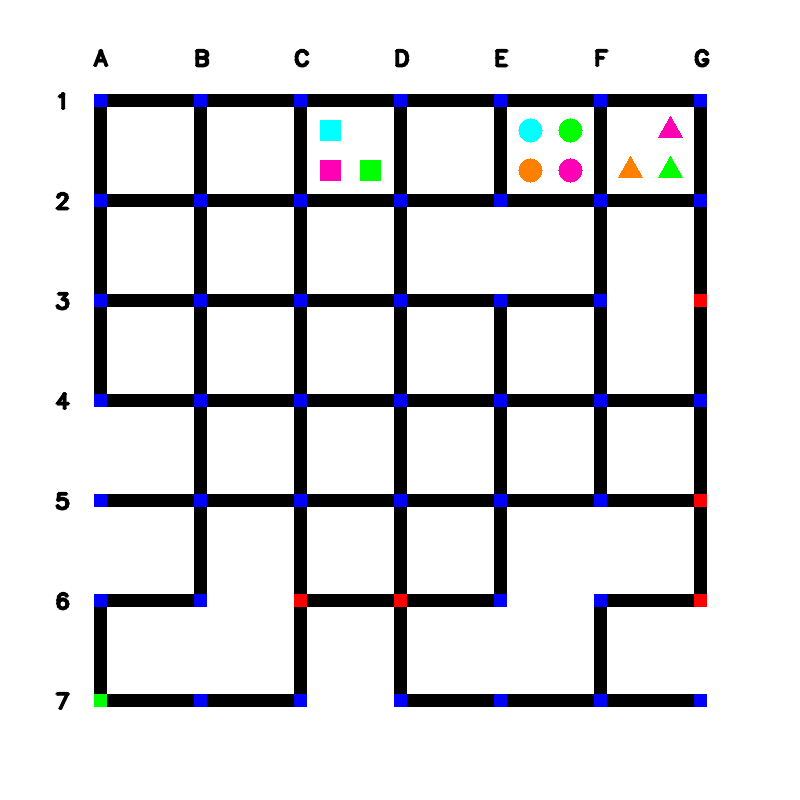
#> input picture PB_Task1_Ubuntu/PB_Task1_Ubuntu/Task1A/public_test_images/maze_9.png, 800 x 800 px, found by its file name
$ python test.py
#> lines starting #> are read from the running program, lines starting #| are printed output that depends on the picture; after the words box and inside, x2 and y2 are one past the last pixel; in counts of white or black regions, pixels touching at a corner belong together
import cv2
import numpy as np
from collections import defaultdict


def segment_by_angle_kmeans(lines, k=2, **kwargs):

    default_criteria_type = cv2.TERM_CRITERIA_EPS + cv2.TERM_CRITERIA_MAX_ITER
    criteria = kwargs.get('criteria', (default_criteria_type, 10, 1.0))
    flags = kwargs.get('flags', cv2.KMEANS_RANDOM_CENTERS)
    attempts = kwargs.get('attempts', 10)

    angles = np.array([line[0][1] for line in lines])
    pts = np.array([[np.cos(2*angle), np.sin(2*angle)]
                    for angle in angles], dtype=np.float32)

    labels, centers = cv2.kmeans(pts, k, None, criteria, attempts, flags)[1:]
    labels = labels.reshape(-1)

    segmented = defaultdict(list)
    for i, line in enumerate(lines):
        segmented[labels[i]].append(line)
    segmented = list(segmented.values())

    return segmented


def colour(i):
	if i==0:
		return (255,0,255)
	elif i==1:
		return (255,0,255)

def intersection(line1, line2):

    rho1, theta1 = line1[0]
    rho2, theta2 = line2[0]
    A = np.array([
        [np.cos(theta1), np.sin(theta1)],
        [np.cos(theta2), np.sin(theta2)]
    ])
    b = np.array([[rho1], [rho2]])
    x0, y0 = np.linalg.solve(A, b)
    x0, y0 = int(np.round(x0)), int(np.round(y0))
    return [[x0, y0]]


def segmented_intersections(lines):

    intersections = []
    for i, group in enumerate(lines[:-1]):
        for next_group in lines[i+1:]:
            for line1 in group:
                for line2 in next_group:
                    intersections.append(intersection(line1, line2))

    return intersections

img = cv2.imread('/home/navneeth/EgoPro/eyantra/gitrepo/eyantra-2022/PB_Task1_Ubuntu/PB_Task1_Ubuntu/Task1A/public_test_images/maze_9.png')
#> img is the input picture: shape (800, 800, 3); mean B, G, R 220, 217.4, 217.5

gray = cv2.cvtColor(img, cv2.COLOR_BGR2GRAY)
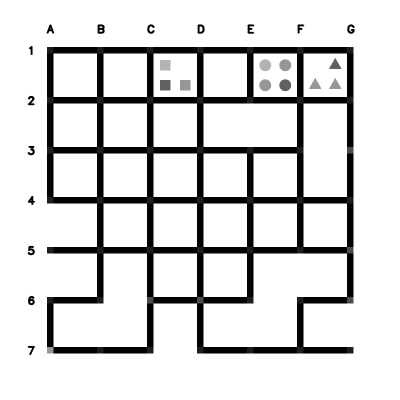
#> gray: shape (800, 800) (shown at 1/2 size); min 0, max 255, mean 217.8


edges = cv2.Canny(gray, 50, 150, apertureSize=3)
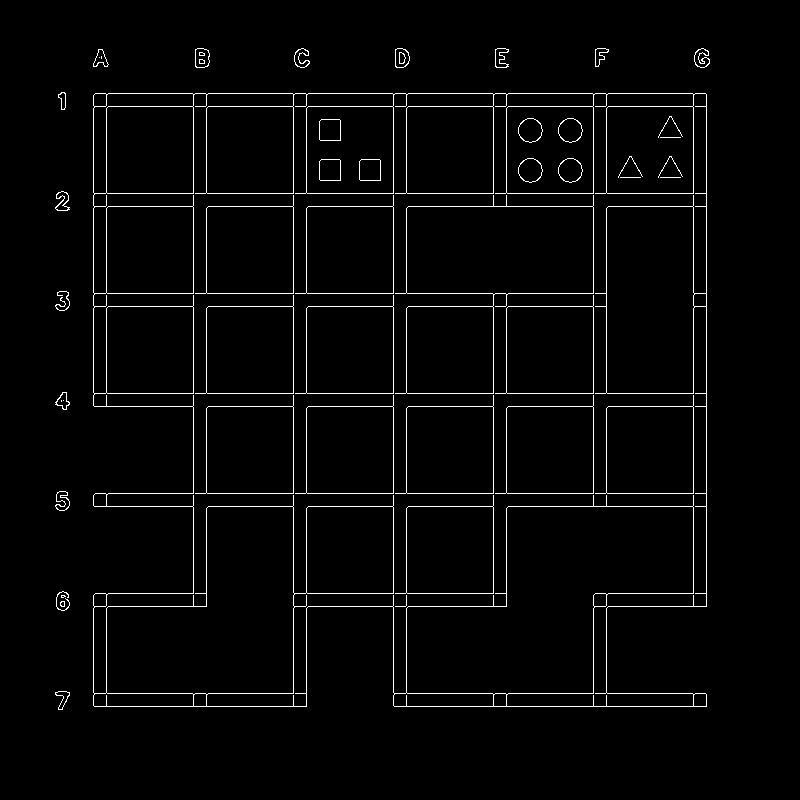
#> edges: shape (800, 800); 2.6% white in thin lines or dots, all inside (x1, y1, x2, y2) = (55, 48, 710, 710)


lines = cv2.HoughLines(edges, 1, np.pi/180, 200)
#> lines = 28 rows, first 8: [193, 1.57], [393, 1.57], [493, 1.57], [293, 0], [393, 0], [93, 1.57], [106, 1.57], [506, 1.57]
seg = segment_by_angle_kmeans(lines)
#> in segment_by_angle_kmeans, `angles = np.array([line[0][1] for line in lines])`: angles = 28 values, max 1.57 at index 0, min 0 at index 3, mean 0.785
#> in segment_by_angle_kmeans, `pts = np.array([[np.cos(2*angle), np.sin(2*angle)] for angle in angles..`: pts = 28 pairs, first value -1 to 1, second value -8.74e-08 to 0
#> in segment_by_angle_kmeans, `labels, centers = cv2.kmeans(pts, k, None, criteria, attempts, flags)[..`: labels = 28 values, max 1 at index 3, min 0 at index 0, mean 0.5; centers = [[-1, -8.74e-08], [1, 0]]
#> the loop in segment_by_angle_kmeans, `for i, line in enumerate(lines):` made 28 passes
#> seg = 2 items

intersections = segmented_intersections(seg)
#> the loop in segmented_intersections, `for i, group in enumerate(lines[:-1]):` made 1 pass


for i in range(len(seg)):
	for r_theta in seg[i]:
		arr = np.array(r_theta[0], dtype=np.float64)
		r, theta = arr
		a = np.cos(theta)
		b = np.sin(theta)
		x0 = a*r
		y0 = b*r

		x1 = int(x0 + 1000*(-b))
		y1 = int(y0 + 1000*(a))
		x2 = int(x0 - 1000*(-b))
		y2 = int(y0 - 1000*(a))
		cv2.line(img, (x1, y1), (x2, y2), colour(i), 1)
#> this loop made 2 passes
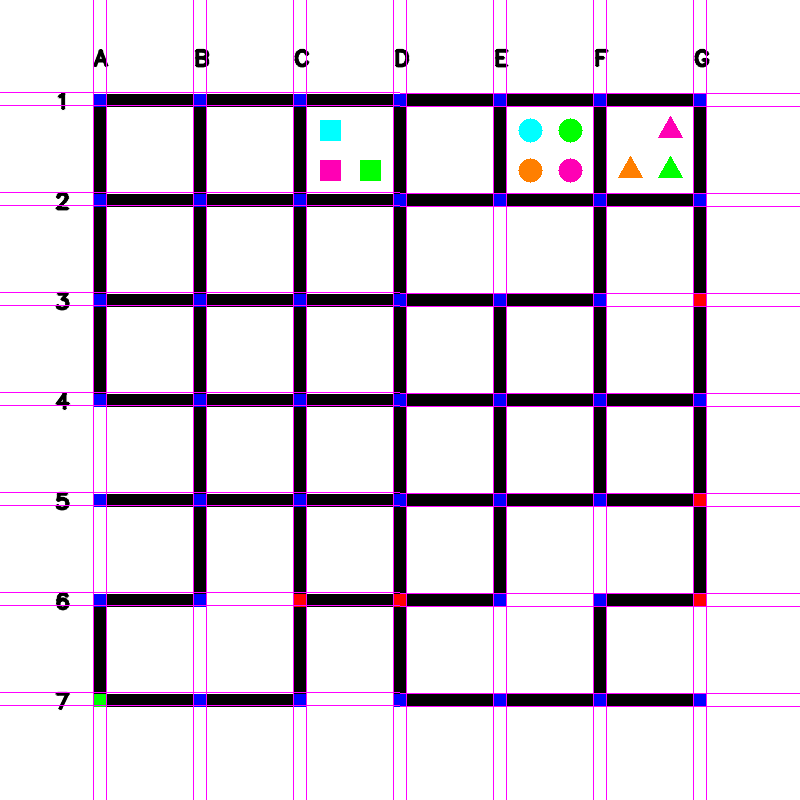
#> img: shape (800, 800, 3); 3.47% of pixels changed, all inside (x1, y1, x2, y2) = (0, 0, 800, 800)
i=0
intersections.sort
def x_coordinate(ele):
    return ele[0]

intersections = sorted(intersections,key=x_coordinate)


def sort_coordinates_with_letter(intersections):
    a=intersections[:28]
    b=intersections[28:56]
    c=intersections[56:84]
    d=intersections[84:112]
    e=intersections[112:140]
    f=intersections[140:168]
    g=intersections[168:196]


    A=[[] for i in range(7)]
    B=[[] for i in range(7)]
    C=[[] for i in range(7)]
    D=[[] for i in range(7)]
    E=[[] for i in range(7)]
    F=[[] for i in range(7)]
    G=[[] for i in range(7)]

    for i in range(0,len(a)//2-1,2):
        index = i//2
        point = a[i][0]
        A[index].append(point)

        n_i = i+14
        point = a[n_i][0]
        A[index].append(point)

        n_i = i+15
        point = a[n_i][0]
        A[index].append(point)


        n_i = i+1
        point = a[n_i][0]
        A[index].append(point)
#> this loop made 7 passes
#> i on passes 3 to 7: 4, 6, 8, 10, 12


    for i in range(0,len(b)//2-1,2):
        index = i//2
        point = a[i][0]
        B[index].append(point)


        n_i = i+14
        point = a[n_i][0]
        B[index].append(point)


        n_i = i+15
        point = a[n_i][0]
        B[index].append(point)


        n_i = i+1
        point = a[n_i][0]
        B[index].append(point)


    for i in range(0,len(c)//2-1,2):
        index = i//2
        point = a[i][0]
        C[index].append(point)


        n_i = i+14
        point = a[n_i][0]
        C[index].append(point)


        n_i = i+15
        point = a[n_i][0]
        C[index].append(point)


        n_i = i+1
        point = a[n_i][0]
        C[index].append(point)


    for i in range(0,len(d)//2-1,2):
        index = i//2
        point = a[i][0]
        D[index].append(point)


        n_i = i+14
        point = a[n_i][0]
        D[index].append(point)


        n_i = i+15
        point = a[n_i][0]
        D[index].append(point)


        n_i = i+1
        point = a[n_i][0]
        D[index].append(point)


    for i in range(0,len(e)//2-1,2):
        index = i//2
        point = a[i][0]
        E[index].append(point)


        n_i = i+14
        point = a[n_i][0]
        E[index].append(point)


        n_i = i+15
        point = a[n_i][0]
        E[index].append(point)


        n_i = i+1
        point = a[n_i][0]
        E[index].append(point)


    for i in range(0,len(f)//2-1,2):
        index = i//2
        point = a[i][0]
        F[index].append(point)


        n_i = i+14
        point = a[n_i][0]
        F[index].append(point)


        n_i = i+15
        point = a[n_i][0]
        F[index].append(point)


        n_i = i+1
        point = a[n_i][0]
        F[index].append(point)


    for i in range(0,len(g)//2-1,2):
        index = i//2
        point = a[i][0]
        G[index].append(point)


        n_i = i+14
        point = a[n_i][0]
        G[index].append(point)


        n_i = i+15
        point = a[n_i][0]
        G[index].append(point)


        n_i = i+1
        point = a[n_i][0]
        G[index].append(point)


    return A,B,C,D,E,F,G

def crop_image(img,y1,y2,x1,x2):
    img=np.array(img[y1:y2,x1:x2,:])
    return img


def detect_signals(img,stream):
    result=[]
    color={'green':1,'blue':0,'red':0}
    hsvFrame = cv2.cvtColor(img, cv2.COLOR_BGR2HSV)
#> hsvFrame: shape (800, 800, 3); mean H, S, V 6.9, 13.2, 224.2

    y=0
    for i in range(len(stream)):
        y+=1
        print(y)
        max_count=0
        print(len(stream[i]))
        x1,y1 = stream[i][0]
        x2,y2 = stream[i][2]
        print((x1,y1),(x2,y2))
        cv2.imwrite(f"crop{y}.jpg",img[x1:x2,y1:y2,:])

        hsvFrame = cv2.cvtColor(img[x1:x2,y1:y2,:], cv2.COLOR_BGR2HSV)
        # green_lower = np.array([25, 52, 72], np.uint8)
        # green_upper = np.array([102, 255, 255], np.uint8)
        green_lower = np.array([35,43,46])
        green_upper = np.array([77,255,255])
        green_mask = cv2.inRange(hsvFrame, green_lower, green_upper)
        if cv2.countNonZero(green_mask) > 0 :
            result.append(i+1)

        # cv2.imwrite('mask',green_mask)
        result = cv2.bitwise_and(img[x1:x2,y1:y2,:], img[x1:x2,y1:y2,:], mask=green_mask)
        cv2.imwrite("mask.jpg",result)
#> this loop made 7 passes
#> (printed output is left out)
        # print(green_mask)
    return result


    return result
A,B,C,D,E,F,G = sort_coordinates_with_letter(intersections)
co = detect_signals(img,G)
print(len(co))
#| 13


cv2.imwrite('linesDetected.jpg', img)

$ run again, with PB_Task1_Ubuntu/PB_Task1_Ubuntu/Task1A/public_test_images/maze_0.png copied over PB_Task1_Ubuntu/PB_Task1_Ubuntu/Task1A/public_test_images/maze_9.png
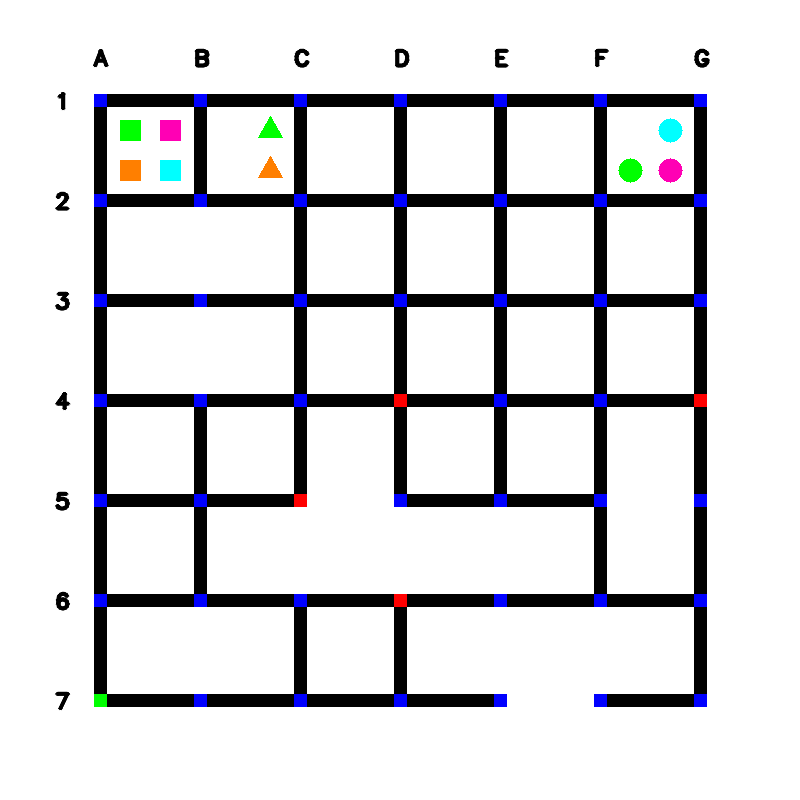
#> input picture PB_Task1_Ubuntu/PB_Task1_Ubuntu/Task1A/public_test_images/maze_0.png, 800 x 800 px, found by its file name
#> img is the input picture: shape (800, 800, 3); mean B, G, R 220, 217.5, 217.4
#> `edges = cv2.Canny(gray, 50, 150, apertureSize=3)`:
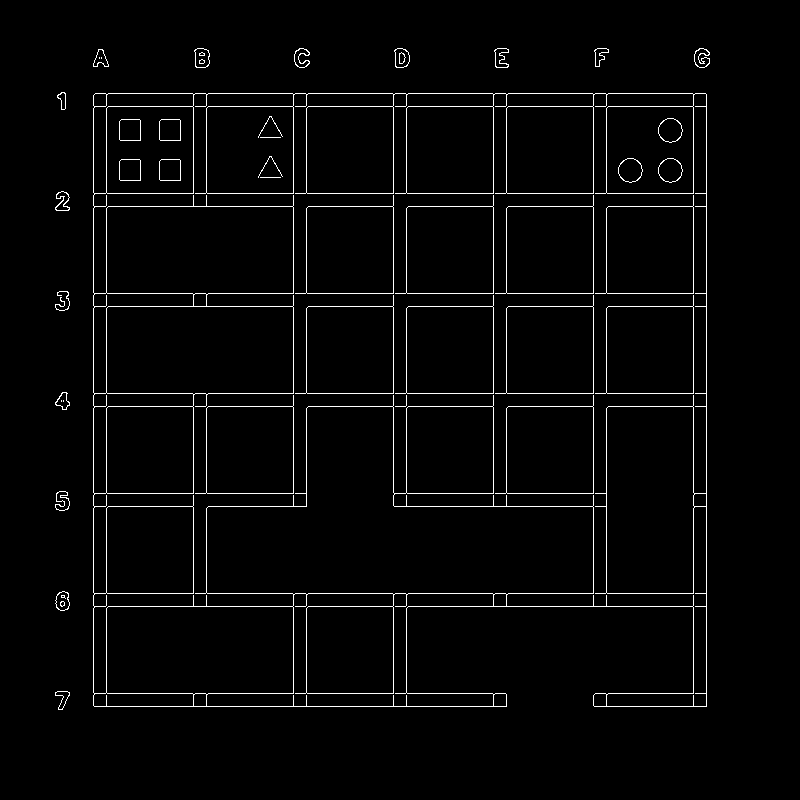
#> edges: shape (800, 800); 2.6% white in thin lines or dots, all inside (x1, y1, x2, y2) = (55, 48, 710, 710)
#> lines = 28 rows, first 8: [706, 0], [193, 1.57], [606, 1.57], [393, 1.57], [293, 1.57], [693, 0], [593, 1.57], [106, 0]
#> angles = 28 values, max 1.57 at index 1, min 0 at index 0, mean 0.785
#> pts = 28 pairs, first value -1 to 1, second value -8.74e-08 to 0
#> labels = 28 values, max 1 at index 0, min 0 at index 1, mean 0.5; centers = [[-1, -8.74e-08], [1, 0]]
#> the loop in segment_by_angle_kmeans, `for i, line in enumerate(lines):` made 28 passes
#> seg = 2 items
#> the loop in segmented_intersections, `for i, group in enumerate(lines[:-1]):` made 1 pass
#> the loop `for i in range(len(seg)):` made 2 passes
#> after the loop `for i in range(len(seg)):`:
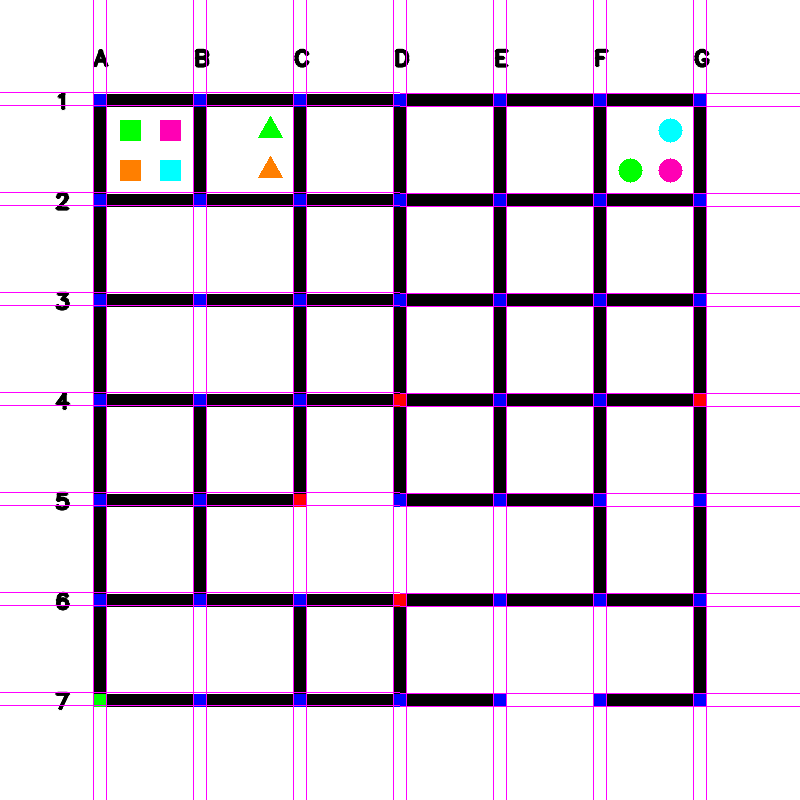
#> img: shape (800, 800, 3); 3.47% of pixels changed, all inside (x1, y1, x2, y2) = (0, 0, 800, 800)
#> the loop in sort_coordinates_with_letter, `for i in range(0,len(a)//2-1,2):` made 7 passes
#> i on passes 3 to 7: 4, 6, 8, 10, 12
#> the loop in sort_coordinates_with_letter, `for i in range(0,len(b)//2-1,2):` made 7 passes
#> the loop in sort_coordinates_with_letter, `for i in range(0,len(c)//2-1,2):` made 7 passes
#> the loop in sort_coordinates_with_letter, `for i in range(0,len(d)//2-1,2):` made 7 passes
#> the loop in sort_coordinates_with_letter, `for i in range(0,len(e)//2-1,2):` made 7 passes
#> the loop in sort_coordinates_with_letter, `for i in range(0,len(f)//2-1,2):` made 7 passes
#> the loop in sort_coordinates_with_letter, `for i in range(0,len(g)//2-1,2):` made 7 passes
#> hsvFrame: shape (800, 800, 3); mean H, S, V 6.9, 13.1, 224.2
#> the loop in detect_signals, `for i in range(len(stream)):` made 7 passes
#> (printed output is left out)
#| 13

$ run again, with PB_Task1_Ubuntu/PB_Task1_Ubuntu/Task1A/public_test_images/maze_1.png copied over PB_Task1_Ubuntu/PB_Task1_Ubuntu/Task1A/public_test_images/maze_9.png
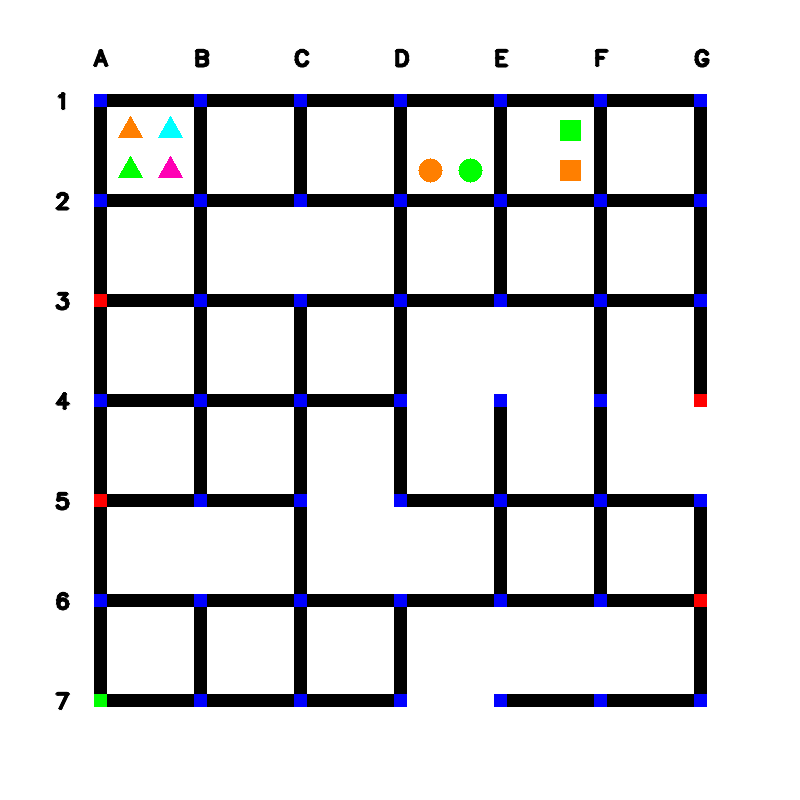
#> input picture PB_Task1_Ubuntu/PB_Task1_Ubuntu/Task1A/public_test_images/maze_1.png, 800 x 800 px, found by its file name
#> img is the input picture: shape (800, 800, 3); mean B, G, R 220.4, 218.1, 218.1
#> `edges = cv2.Canny(gray, 50, 150, apertureSize=3)`:
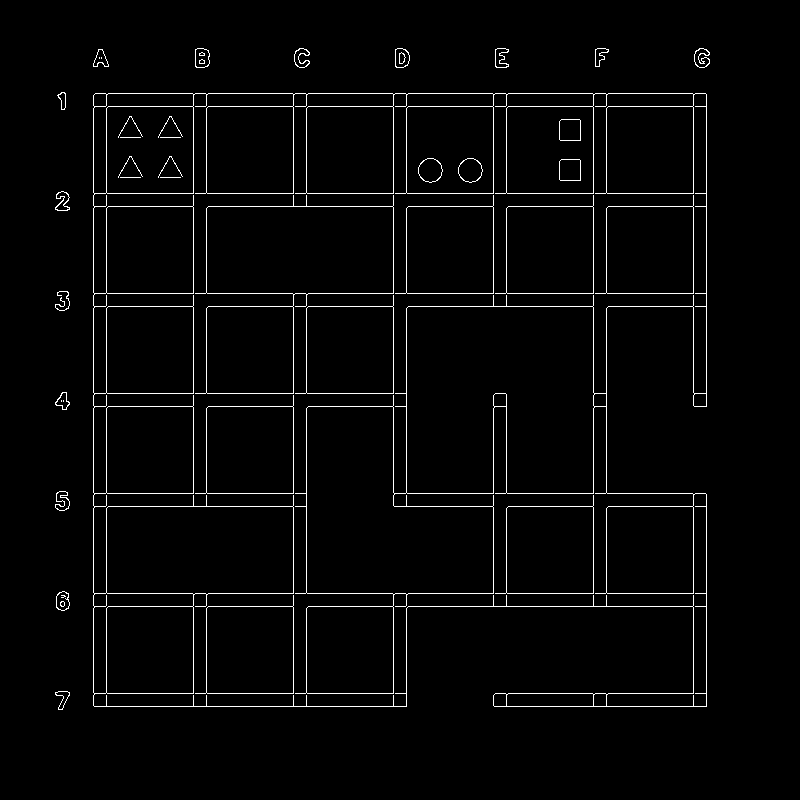
#> edges: shape (800, 800); 2.5% white in thin lines or dots, all inside (x1, y1, x2, y2) = (55, 48, 710, 710)
#> lines = 28 rows, first 8: [193, 1.57], [593, 1.57], [293, 1.57], [106, 0], [93, 0], [93, 1.57], [106, 1.57], [606, 1.57]
#> angles = 28 values, max 1.57 at index 0, min 0 at index 3, mean 0.785
#> pts = 28 pairs, first value -1 to 1, second value -8.74e-08 to 0
#> labels = 28 values, max 1 at index 3, min 0 at index 0, mean 0.5; centers = [[-1, -8.74e-08], [1, 0]]
#> the loop in segment_by_angle_kmeans, `for i, line in enumerate(lines):` made 28 passes
#> seg = 2 items
#> the loop in segmented_intersections, `for i, group in enumerate(lines[:-1]):` made 1 pass
#> the loop `for i in range(len(seg)):` made 2 passes
#> after the loop `for i in range(len(seg)):`:
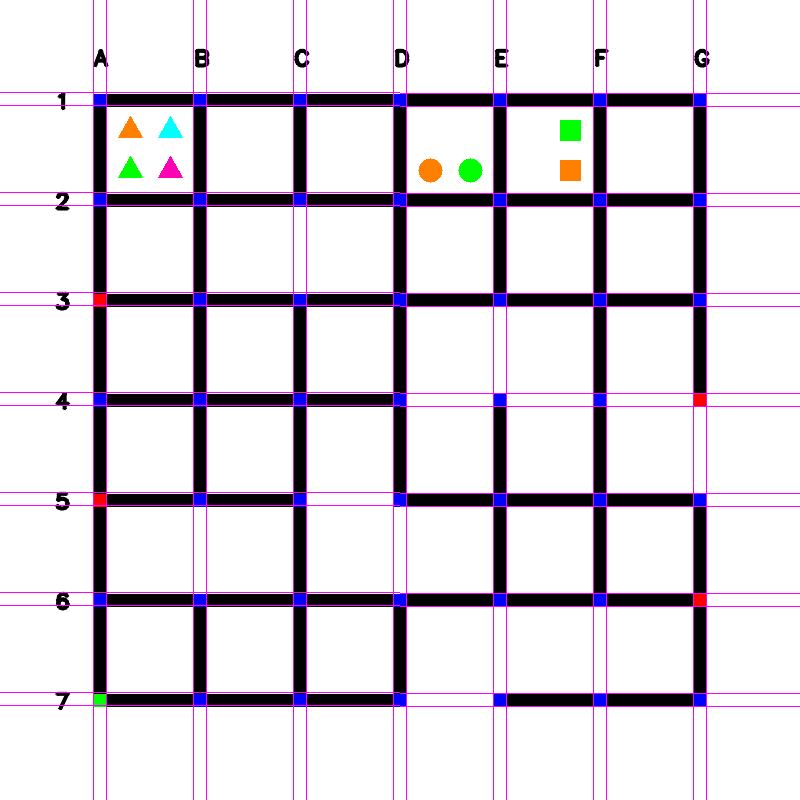
#> img: shape (800, 800, 3); 3.47% of pixels changed, all inside (x1, y1, x2, y2) = (0, 0, 800, 800)
#> the loop in sort_coordinates_with_letter, `for i in range(0,len(a)//2-1,2):` made 7 passes
#> i on passes 3 to 7: 4, 6, 8, 10, 12
#> the loop in sort_coordinates_with_letter, `for i in range(0,len(b)//2-1,2):` made 7 passes
#> the loop in sort_coordinates_with_letter, `for i in range(0,len(c)//2-1,2):` made 7 passes
#> the loop in sort_coordinates_with_letter, `for i in range(0,len(d)//2-1,2):` made 7 passes
#> the loop in sort_coordinates_with_letter, `for i in range(0,len(e)//2-1,2):` made 7 passes
#> the loop in sort_coordinates_with_letter, `for i in range(0,len(f)//2-1,2):` made 7 passes
#> the loop in sort_coordinates_with_letter, `for i in range(0,len(g)//2-1,2):` made 7 passes
#> hsvFrame: shape (800, 800, 3); mean H, S, V 6.7, 12.8, 224.6
#> the loop in detect_signals, `for i in range(len(stream)):` made 7 passes
#> (printed output is left out)
#| 13
